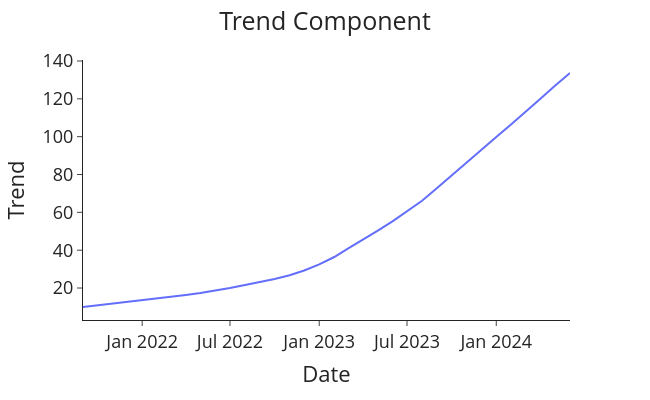
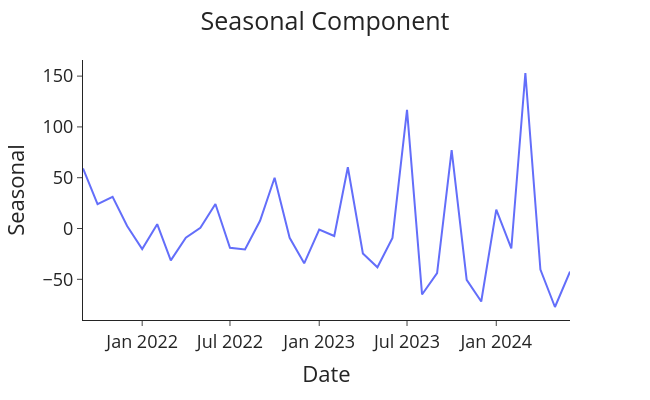
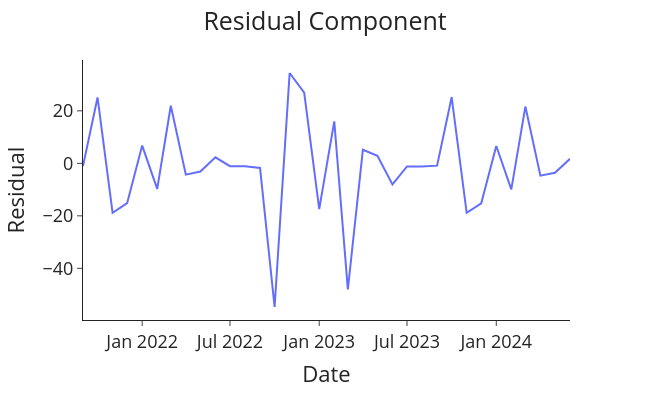

Notebook code for these charts, in order:
### Code cell
# Plot the decomposed components
plot_passenger_volumes(df=data, y='Trend', title='Trend Component')
plot_passenger_volumes(df=data, y='Seasonal', title='Seasonal Component')
plot_passenger_volumes(df=data, y='Residual', title='Residual Component')

### Figure 1 — Plotly figure (JSON) as saved in the notebook; plotly's stock layout.template omitted (floating-point values rounded to 4 significant figures)
{"data": [{"hovertemplate": "Date=%{x}<br>Trend=%{y}<extra></extra>", "legendgroup": "", "line": {"color": "#636efa", "dash": "solid"}, "marker": {"symbol": "circle"}, "mode": "lines", "name": "", "orientation": "v", "showlegend": false, "type": "scatter", "x": ["2021-09-01T00:00:00", "2021-10-01T00:00:00", "2021-11-01T00:00:00", "2021-12-01T00:00:00", "2022-01-01T00:00:00", "2022-02-01T00:00:00", "2022-03-01T00:00:00", "2022-04-01T00:00:00", "2022-05-01T00:00:00", "2022-06-01T00:00:00", "2022-07-01T00:00:00", "2022-08-01T00:00:00", "2022-09-01T00:00:00", "2022-10-01T00:00:00", "2022-11-01T00:00:00", "2022-12-01T00:00:00", "2023-01-01T00:00:00", "2023-02-01T00:00:00", "2023-03-01T00:00:00", "2023-04-01T00:00:00", "2023-05-01T00:00:00", "2023-06-01T00:00:00", "2023-07-01T00:00:00", "2023-08-01T00:00:00", "2023-09-01T00:00:00", "2023-10-01T00:00:00", "2023-11-01T00:00:00", "2023-12-01T00:00:00", "2024-01-01T00:00:00", "2024-02-01T00:00:00", "2024-03-01T00:00:00", "2024-04-01T00:00:00", "2024-05-01T00:00:00", "2024-06-01T00:00:00"], "xaxis": "x", "y": [9.97, 10.84, 11.73, 12.63, 13.54, 14.45, 15.39, 16.37, 17.42, 18.58, 19.99, 21.62, 23.16, 24.79, 26.74, 29.25, 32.48, 36.39, 40.79, 45.44, 50.25, 55.21, 60.44, 66.12, 72.85, 79.61, 86.36, 93.1, 99.83, 106.6, 113.3, 120.1, 126.9, 133.7], "yaxis": "y"}], "layout": {"font": {"size": 18}, "height": 400, "legend": {"tracegroupgap": 0}, "margin": {"t": 60}, "title": {"text": "Trend Component", "x": 0.5}, "width": 650, "xaxis": {"anchor": "y", "autorange": true, "domain": [0, 1], "range": ["2021-09-01", "2024-06-01"], "title": {"text": "Date"}, "type": "date"}, "yaxis": {"anchor": "x", "autorange": true, "domain": [0, 1], "range": [3.098, 140.5], "title": {"text": "Trend"}, "type": "linear"}}}

### Figure 2 — Plotly figure (JSON) as saved in the notebook; plotly's stock layout.template omitted (floating-point values rounded to 4 significant figures)
{"data": [{"hovertemplate": "Date=%{x}<br>Seasonal=%{y}<extra></extra>", "legendgroup": "", "line": {"color": "#636efa", "dash": "solid"}, "marker": {"symbol": "circle"}, "mode": "lines", "name": "", "orientation": "v", "showlegend": false, "type": "scatter", "x": ["2021-09-01T00:00:00", "2021-10-01T00:00:00", "2021-11-01T00:00:00", "2021-12-01T00:00:00", "2022-01-01T00:00:00", "2022-02-01T00:00:00", "2022-03-01T00:00:00", "2022-04-01T00:00:00", "2022-05-01T00:00:00", "2022-06-01T00:00:00", "2022-07-01T00:00:00", "2022-08-01T00:00:00", "2022-09-01T00:00:00", "2022-10-01T00:00:00", "2022-11-01T00:00:00", "2022-12-01T00:00:00", "2023-01-01T00:00:00", "2023-02-01T00:00:00", "2023-03-01T00:00:00", "2023-04-01T00:00:00", "2023-05-01T00:00:00", "2023-06-01T00:00:00", "2023-07-01T00:00:00", "2023-08-01T00:00:00", "2023-09-01T00:00:00", "2023-10-01T00:00:00", "2023-11-01T00:00:00", "2023-12-01T00:00:00", "2024-01-01T00:00:00", "2024-02-01T00:00:00", "2024-03-01T00:00:00", "2024-04-01T00:00:00", "2024-05-01T00:00:00", "2024-06-01T00:00:00"], "xaxis": "x", "y": [59.11, 24.07, 31.14, 2.544, -20.3, 4.263, -31.32, -9.072, 0.7278, 24.13, -18.92, -20.54, 7.603, 49.95, -9.158, -34.23, -1.046, -7.402, 60.28, -24.6, -38.16, -9.177, 116.7, -64.95, -43.97, 77.19, -50.51, -71.86, 18.55, -19.63, 153.1, -40.4, -77.25, -42.39], "yaxis": "y"}], "layout": {"font": {"size": 18}, "height": 400, "legend": {"tracegroupgap": 0}, "margin": {"t": 60}, "title": {"text": "Seasonal Component", "x": 0.5}, "width": 650, "xaxis": {"anchor": "y", "autorange": true, "domain": [0, 1], "range": ["2021-09-01", "2024-06-01"], "title": {"text": "Date"}, "type": "date"}, "yaxis": {"anchor": "x", "autorange": true, "domain": [0, 1], "range": [-90.04, 165.9], "title": {"text": "Seasonal"}, "type": "linear"}}}

### Figure 3 — Plotly figure (JSON) as saved in the notebook; plotly's stock layout.template omitted (floating-point values rounded to 4 significant figures)
{"data": [{"hovertemplate": "Date=%{x}<br>Residual=%{y}<extra></extra>", "legendgroup": "", "line": {"color": "#636efa", "dash": "solid"}, "marker": {"symbol": "circle"}, "mode": "lines", "name": "", "orientation": "v", "showlegend": false, "type": "scatter", "x": ["2021-09-01T00:00:00", "2021-10-01T00:00:00", "2021-11-01T00:00:00", "2021-12-01T00:00:00", "2022-01-01T00:00:00", "2022-02-01T00:00:00", "2022-03-01T00:00:00", "2022-04-01T00:00:00", "2022-05-01T00:00:00", "2022-06-01T00:00:00", "2022-07-01T00:00:00", "2022-08-01T00:00:00", "2022-09-01T00:00:00", "2022-10-01T00:00:00", "2022-11-01T00:00:00", "2022-12-01T00:00:00", "2023-01-01T00:00:00", "2023-02-01T00:00:00", "2023-03-01T00:00:00", "2023-04-01T00:00:00", "2023-05-01T00:00:00", "2023-06-01T00:00:00", "2023-07-01T00:00:00", "2023-08-01T00:00:00", "2023-09-01T00:00:00", "2023-10-01T00:00:00", "2023-11-01T00:00:00", "2023-12-01T00:00:00", "2024-01-01T00:00:00", "2024-02-01T00:00:00", "2024-03-01T00:00:00", "2024-04-01T00:00:00", "2024-05-01T00:00:00", "2024-06-01T00:00:00"], "xaxis": "x", "y": [-1.076, 25.09, -18.87, -15.18, 6.759, -9.714, 21.93, -4.296, -3.145, 2.29, -1.071, -1.084, -1.766, -54.73, 34.41, 26.98, -17.43, 16.01, -48.07, 5.165, 2.906, -8.036, -1.167, -1.168, -0.8799, 25.2, -18.85, -15.24, 6.617, -9.937, 21.63, -4.685, -3.62, 1.724], "yaxis": "y"}], "layout": {"font": {"size": 18}, "height": 400, "legend": {"tracegroupgap": 0}, "margin": {"t": 60}, "title": {"text": "Residual Component", "x": 0.5}, "width": 650, "xaxis": {"anchor": "y", "autorange": true, "domain": [0, 1], "range": ["2021-09-01", "2024-06-01"], "title": {"text": "Date"}, "type": "date"}, "yaxis": {"anchor": "x", "autorange": true, "domain": [0, 1], "range": [-59.69, 39.37], "title": {"text": "Residual"}, "type": "linear"}}}
